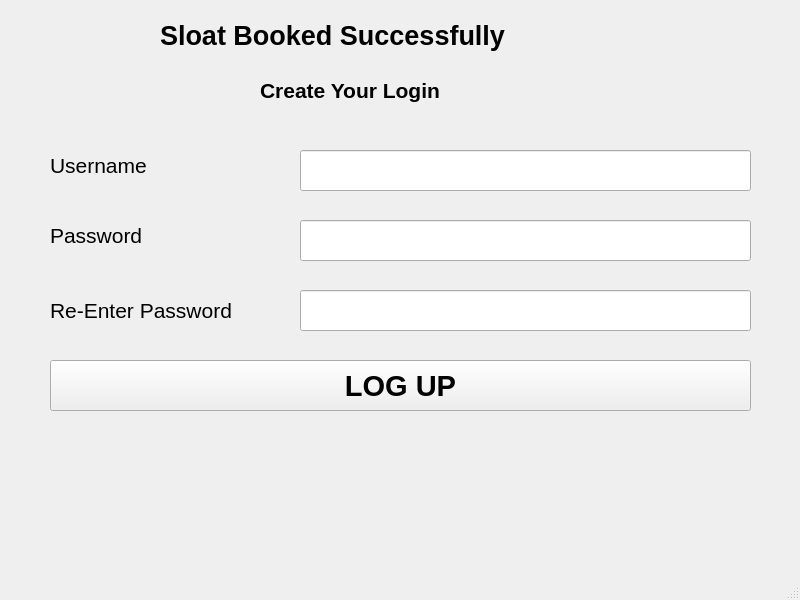
<?xml version="1.0" encoding="UTF-8"?>
<ui version="4.0">
 <class>MainWindow</class>
 <widget class="QMainWindow" name="MainWindow">
  <property name="geometry">
   <rect>
    <x>0</x>
    <y>0</y>
    <width>800</width>
    <height>600</height>
   </rect>
  </property>
  <property name="windowTitle">
   <string>MainWindow</string>
  </property>
  <widget class="QWidget" name="centralwidget">
   <widget class="QLabel" name="MainLabel">
    <property name="geometry">
     <rect>
      <x>160</x>
      <y>10</y>
      <width>451</width>
      <height>51</height>
     </rect>
    </property>
    <property name="font">
     <font>
      <pointsize>20</pointsize>
      <weight>75</weight>
      <bold>true</bold>
     </font>
    </property>
    <property name="text">
     <string>Sloat Booked Successfully</string>
    </property>
   </widget>
   <widget class="QLabel" name="CreatLabel">
    <property name="geometry">
     <rect>
      <x>260</x>
      <y>70</y>
      <width>281</width>
      <height>41</height>
     </rect>
    </property>
    <property name="font">
     <font>
      <pointsize>16</pointsize>
      <weight>75</weight>
      <bold>true</bold>
     </font>
    </property>
    <property name="text">
     <string>Create Your Login</string>
    </property>
   </widget>
   <widget class="QLabel" name="UserLabel">
    <property name="geometry">
     <rect>
      <x>50</x>
      <y>150</y>
      <width>151</width>
      <height>31</height>
     </rect>
    </property>
    <property name="font">
     <font>
      <pointsize>16</pointsize>
     </font>
    </property>
    <property name="text">
     <string>Username</string>
    </property>
   </widget>
   <widget class="QLineEdit" name="UserEdit">
    <property name="geometry">
     <rect>
      <x>300</x>
      <y>150</y>
      <width>451</width>
      <height>41</height>
     </rect>
    </property>
   </widget>
   <widget class="QLabel" name="PassLabel">
    <property name="geometry">
     <rect>
      <x>50</x>
      <y>220</y>
      <width>121</width>
      <height>31</height>
     </rect>
    </property>
    <property name="font">
     <font>
      <pointsize>16</pointsize>
     </font>
    </property>
    <property name="text">
     <string>Password</string>
    </property>
   </widget>
   <widget class="QLineEdit" name="PassEdit">
    <property name="geometry">
     <rect>
      <x>300</x>
      <y>220</y>
      <width>451</width>
      <height>41</height>
     </rect>
    </property>
   </widget>
   <widget class="QLabel" name="RePassLabel">
    <property name="geometry">
     <rect>
      <x>50</x>
      <y>300</y>
      <width>231</width>
      <height>21</height>
     </rect>
    </property>
    <property name="font">
     <font>
      <pointsize>16</pointsize>
     </font>
    </property>
    <property name="text">
     <string>Re-Enter Password</string>
    </property>
   </widget>
   <widget class="QLineEdit" name="RePassEdit">
    <property name="geometry">
     <rect>
      <x>300</x>
      <y>290</y>
      <width>451</width>
      <height>41</height>
     </rect>
    </property>
   </widget>
   <widget class="QPushButton" name="LogUpButton">
    <property name="geometry">
     <rect>
      <x>50</x>
      <y>360</y>
      <width>701</width>
      <height>51</height>
     </rect>
    </property>
    <property name="font">
     <font>
      <pointsize>22</pointsize>
      <weight>75</weight>
      <bold>true</bold>
     </font>
    </property>
    <property name="text">
     <string>LOG UP</string>
    </property>
   </widget>
  </widget>
  <widget class="QMenuBar" name="menubar">
   <property name="geometry">
    <rect>
     <x>0</x>
     <y>0</y>
     <width>800</width>
     <height>26</height>
    </rect>
   </property>
  </widget>
  <widget class="QStatusBar" name="statusbar"/>
 </widget>
 <resources/>
 <connections/>
</ui>
